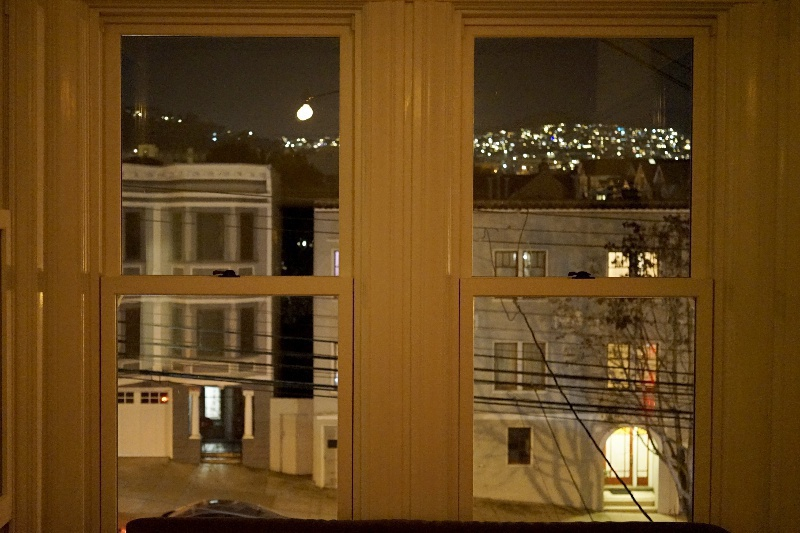
#> input picture windows/1.jpg, 800 x 533 px; its folder holds only this picture in this run
$ python main.py
#> lines starting #> are read from the running program, lines starting #| are printed output that depends on the picture; after the words box and inside, x2 and y2 are one past the last pixel; in counts of white or black regions, pixels touching at a corner belong together
import cv2
import os

path_to_images = './windows'
ideal_larger_size = 800

def resize_image(image):
    height, width = image.shape[:2]
    if width >= height:
        ratio = height/width
        new_height = int(ideal_larger_size*ratio)
        image = cv2.resize(image, (ideal_larger_size, new_height))
    else:
        ratio = width/height
        new_width = int(ideal_larger_size*ratio)
        image = cv2.resize(image, (new_width, ideal_larger_size))
    return image

def save_new_image(image, image_name):
    new_image_name = 'processed_' + image_name
    cv2.imwrite(new_image_name, image)

for image_name in os.listdir(path_to_images):
    if 'jpg' in image_name.lower() or 'jpeg' in image_name.lower():
        image_path = path_to_images + '/' + image_name
        image = cv2.imread(image_path)
#> image is the input picture: shape (533, 800, 3); mean B, G, R 28.1, 69.2, 99.7
        image = resize_image(image)
        gray = cv2.cvtColor(image,cv2.COLOR_BGR2GRAY)
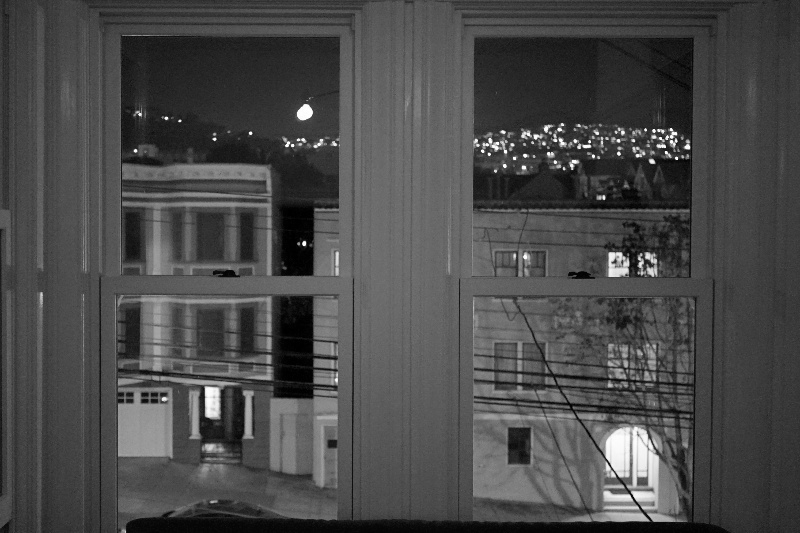
#> gray: shape (533, 800); min 0, max 255, mean 73.6
        edges = cv2.Canny(gray, 50, 150, apertureSize=3)
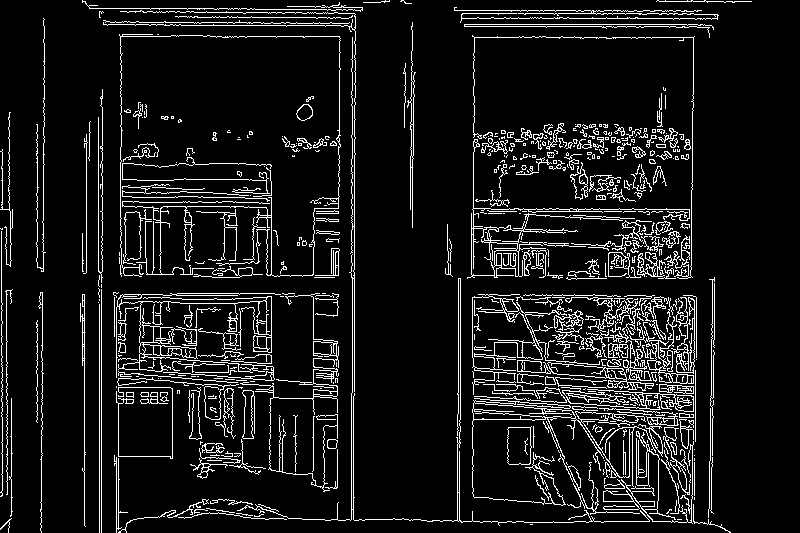
#> edges: shape (533, 800); 9.2% white in thin lines or dots
        save_new_image(image, image_name)
        # cv2.imshow('edges', edges)
        # cv2.waitKey(0)

$ run again, on windows/13.jpeg
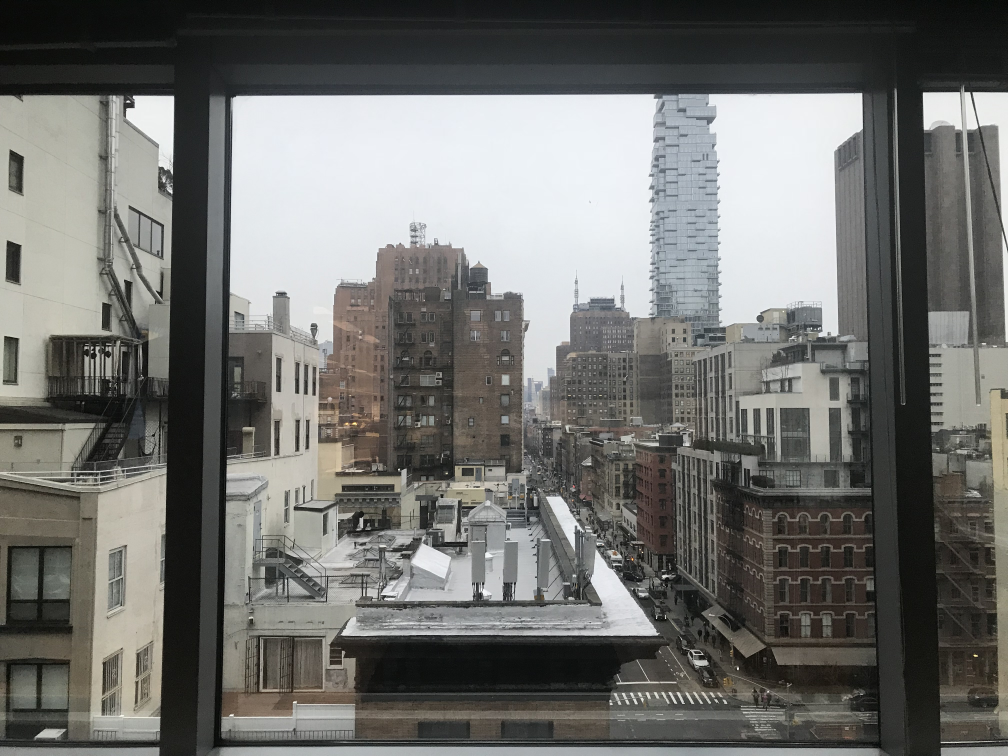
#> input picture windows/13.jpeg, 4032 x 3024 px (shown at 1/4 size)
#> image is the input picture: shape (3024, 4032, 3); mean B, G, R 109.3, 112.2, 111.8
#> in resize_image, `image = cv2.resize(image, (ideal_larger_size, new_height))`:
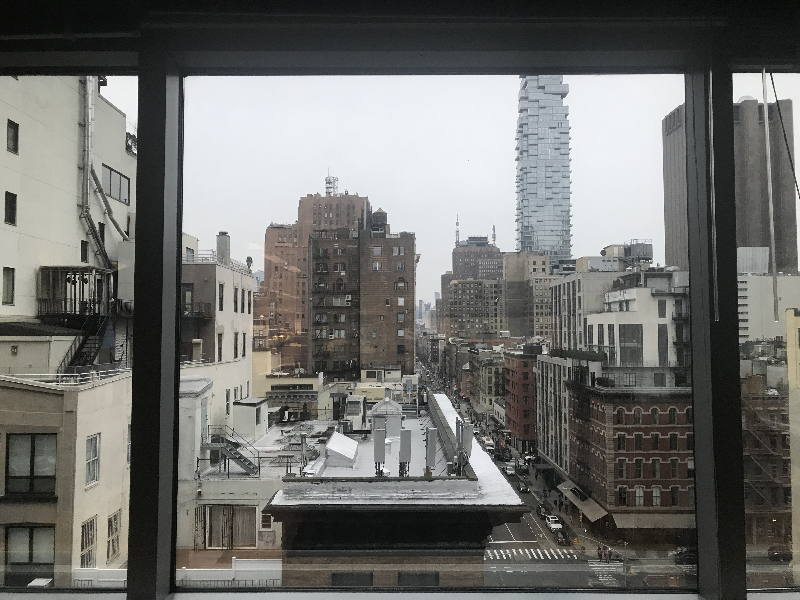
#> image: shape (600, 800, 3); mean of channels 0, 1, 2 109.1, 112, 111.6; drawn as B, G, R
#> `edges = cv2.Canny(gray, 50, 150, apertureSize=3)`:
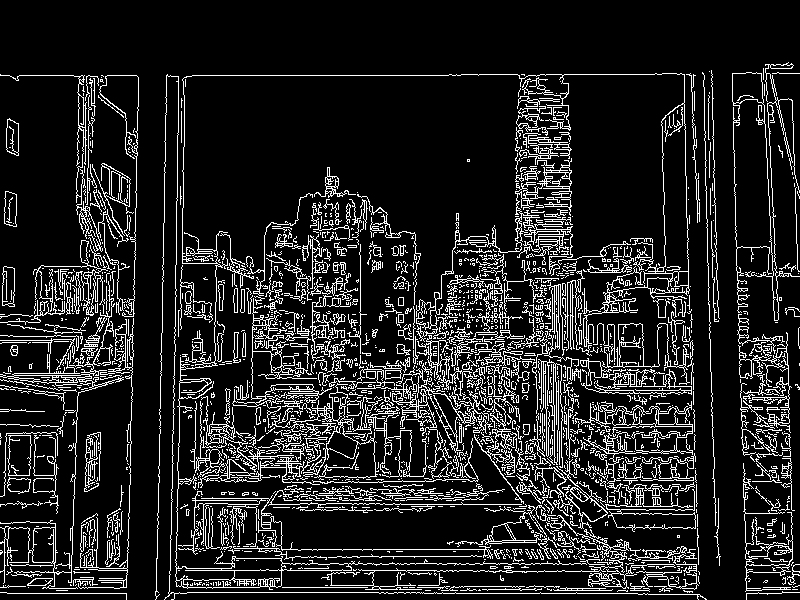
#> edges: shape (600, 800); 13.6% white in thin lines or dots, all inside (x1, y1, x2, y2) = (0, 62, 800, 600)

$ run again, on windows/14.jpg
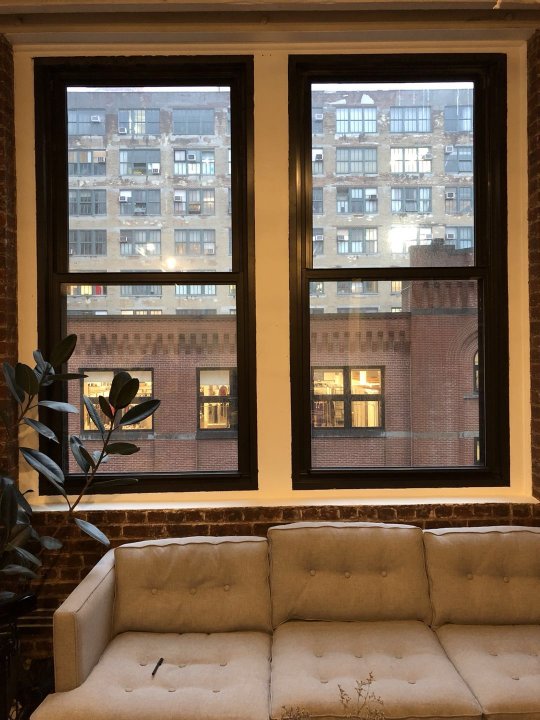
#> input picture windows/14.jpg, 1080 x 1440 px (shown at 1/2 size)
#> image is the input picture: shape (1440, 1080, 3); mean B, G, R 78.7, 98.3, 119.2
#> image: shape (800, 600, 3)
#> `gray = cv2.cvtColor(image,cv2.COLOR_BGR2GRAY)`:
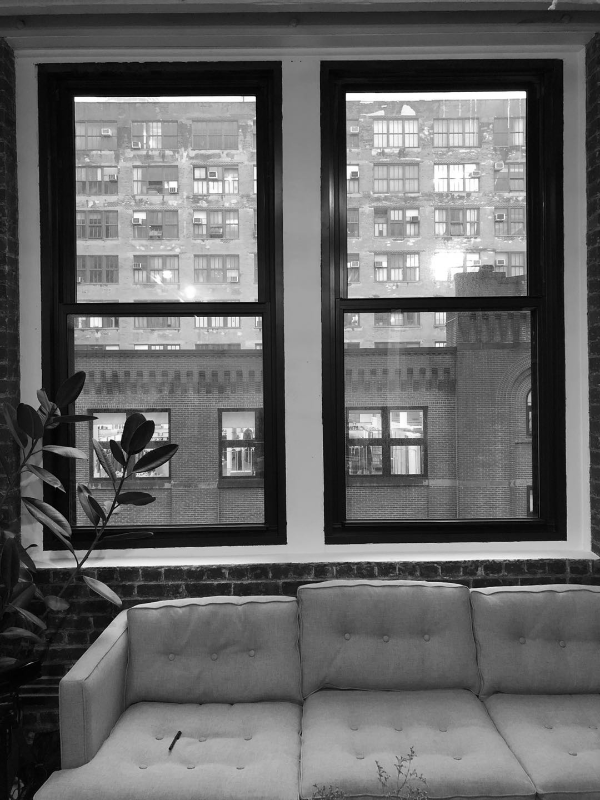
#> gray: shape (800, 600); min 0, max 255, mean 102.2
#> `edges = cv2.Canny(gray, 50, 150, apertureSize=3)`:
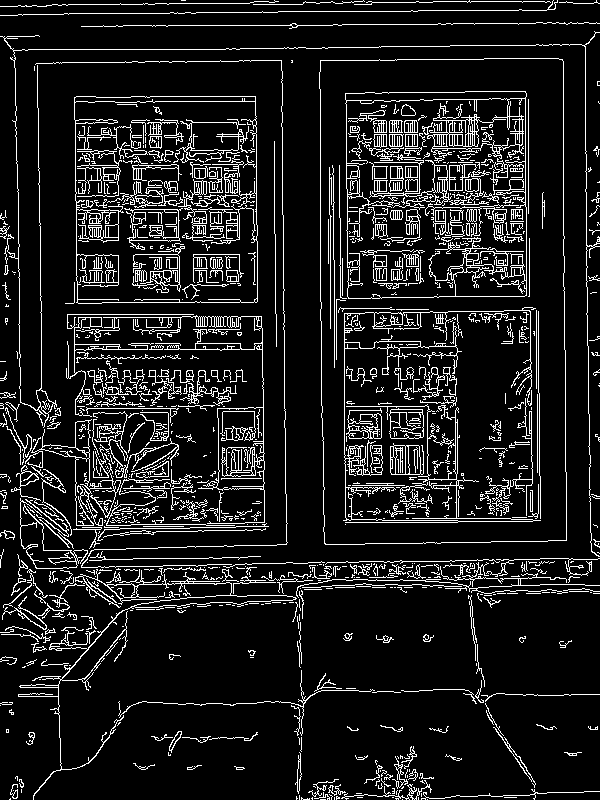
#> edges: shape (800, 600); 11.3% white in thin lines or dots

$ run again, on windows/15.jpg
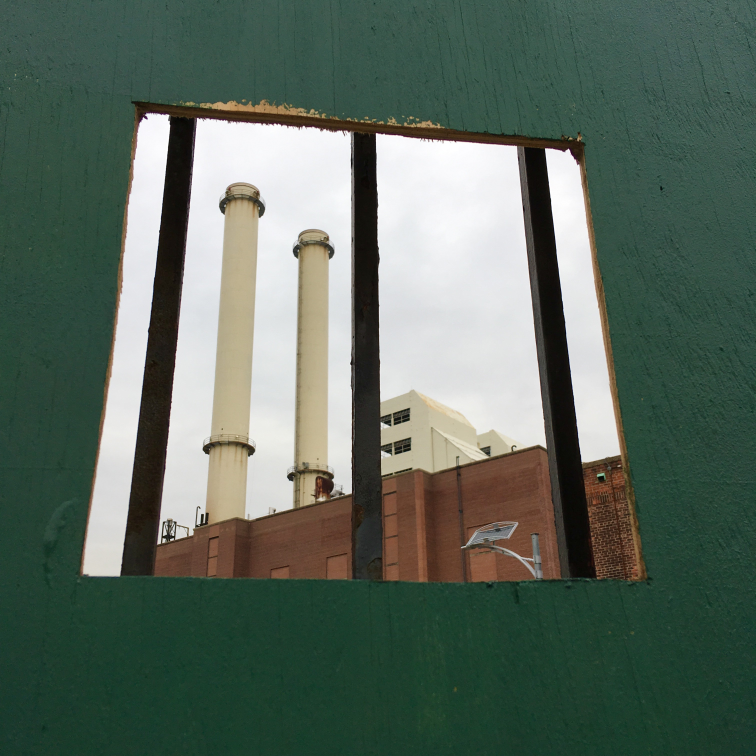
#> input picture windows/15.jpg, 3024 x 3024 px (shown at 1/4 size)
#> image is the input picture: shape (3024, 3024, 3); mean B, G, R 94.3, 105.9, 91.3
#> image: shape (800, 800, 3)
#> `gray = cv2.cvtColor(image,cv2.COLOR_BGR2GRAY)`:
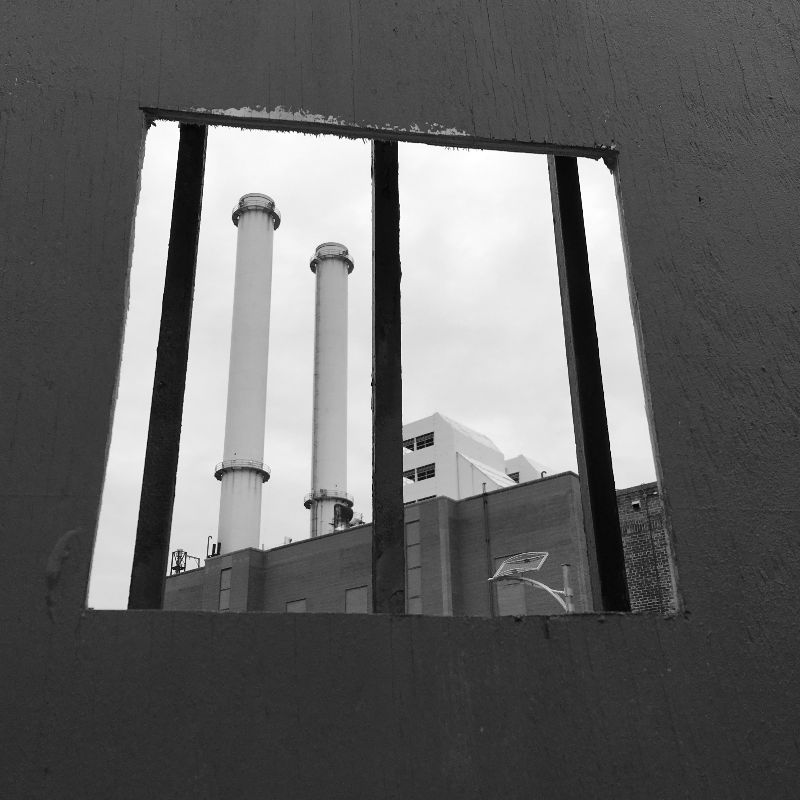
#> gray: shape (800, 800); min 1, max 255, mean 100.1
#> `edges = cv2.Canny(gray, 50, 150, apertureSize=3)`:
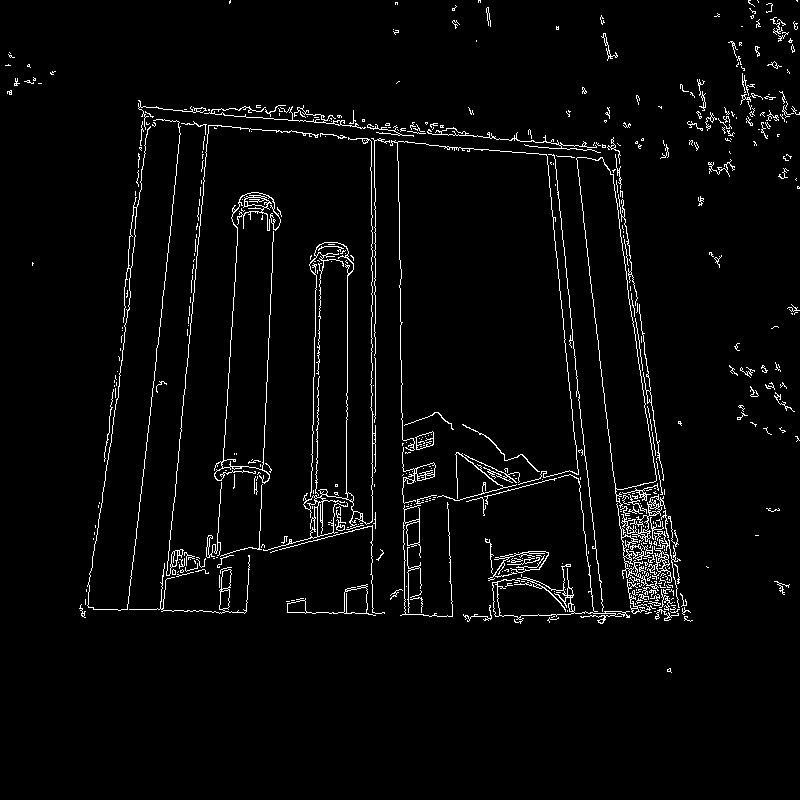
#> edges: shape (800, 800); 3.1% white in thin lines or dots, all inside (x1, y1, x2, y2) = (5, 0, 800, 673)

$ run again, on windows/10.JPG
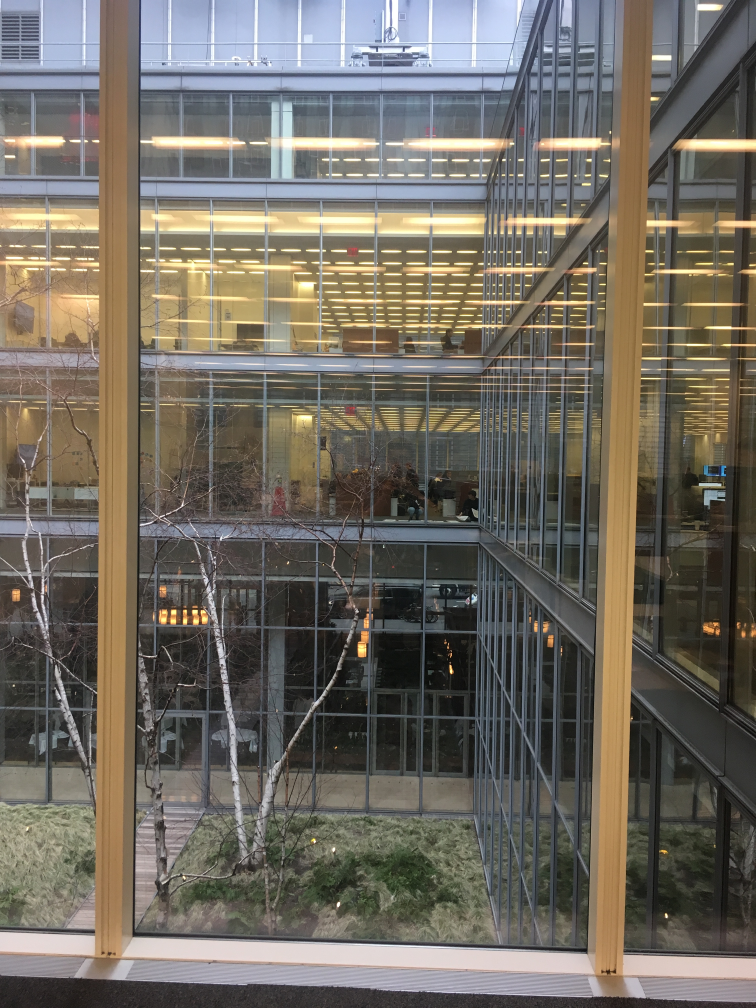
#> input picture windows/10.JPG, 3024 x 4032 px (shown at 1/4 size)
#> image is the input picture: shape (4032, 3024, 3); mean B, G, R 97.6, 107, 112.5
#> image: shape (800, 600, 3)
#> `gray = cv2.cvtColor(image,cv2.COLOR_BGR2GRAY)`:
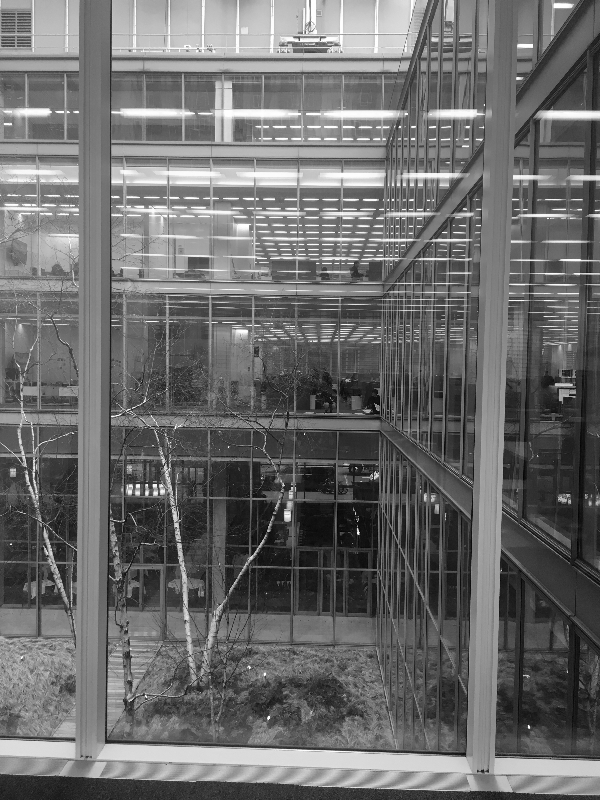
#> gray: shape (800, 600); min 2, max 255, mean 107.5
#> `edges = cv2.Canny(gray, 50, 150, apertureSize=3)`:
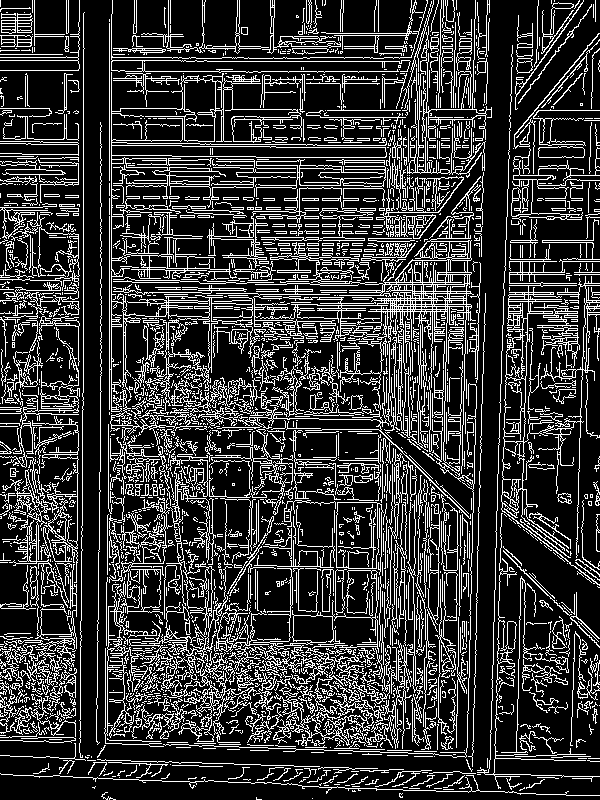
#> edges: shape (800, 600); 21.5% white in thin lines or dots
